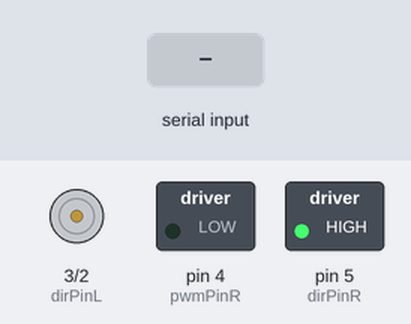
A program run on a simulated Teensy 4. Parts: direction and speed pins drawn as motors (green arrow = direction pin HIGH = forward, orange = LOW = backward, longer = more drive), switched loads named in the program (green lamp = pin HIGH). The test bench sets the inputs (shaded band).

Above: at 1.2 s.
1.3 s: "V,45\n" received over Serial
At 1.45 s:
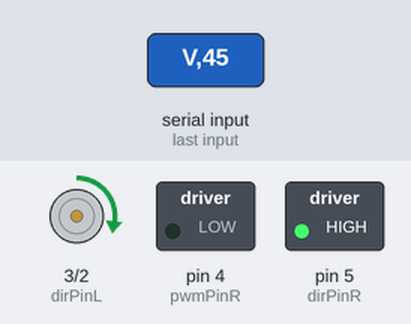
At 3.3 s:
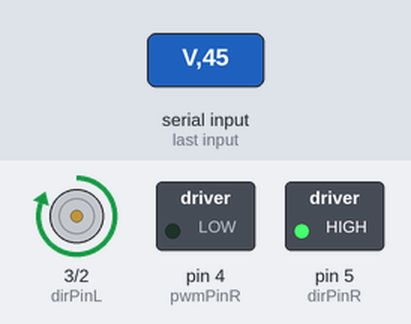
Timing chart, 0 to 9.5 s (numbered marks = the images above; inputs shaded):
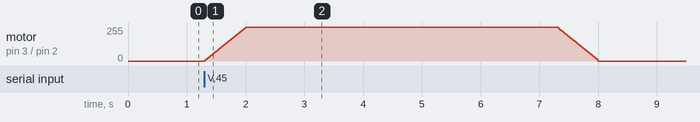

The program:

main.cpp
```cpp
/*********************************
//Dynamic Protportional Motor Speed Controller for Chick-fil-a delivery robot
//Uses built-in encoders on wheel and PWM&direction style motor driver
//Designed to run on Teensy 4.0
//Author: Josh Blackburn
//Date Created: 2/10/2022
//Last Updated:
*********************************/

//Libraries to include
#include <Arduino.h>  //required in VsCode

//Pin Definitions
#define pwmPinL 2
#define dirPinL 3
#define pwmPinR 4
#define dirPinR 5
//Constants Definitions
#define loop_hz 50
#define serial_dead_time 3350

//Global Variables
unsigned long previousLoopTime = 0; //used to ensure feedback loop is run at loop_hz
unsigned long commTimer = 0; //used to stop robot if communication is lost for longer than serial_dead_time
double targetSpeedL = 0; //initial target speed
double targetSpeedR = 0;

int parseSerial() {
//Parses incoming serial commands
//message structure: | Velocity command: V,leftspeed,rightspeed,** | Reset Command: R,checksum
//velocities should be in millimeters/second   example message: "V,250,-500,**" sets rightspeed to 250mm/s and leftspeed to -500mm/s
  //read incoming serial data into a c string
  char incomingString[16];
  byte i = 0;
  while(Serial.available() > 0) {
    incomingString[i] = Serial.read();
    i++;
    delayMicroseconds(50); //prevent reading the serial data faster than it's arriving
  }
  Serial1.println(incomingString);
  //parse the c string
  char* pch;
  char* chrt[4];
  int count = 0;
  pch = strtok (incomingString,",");
  while (pch != NULL)  {
    chrt[count] = pch;
    pch = strtok (NULL, ",");
    count++;
  }
  //act based on the indicator char
  char indicator = chrt[0][0];
  if(indicator == 'V') {
    targetSpeedL = atof(chrt[1]);
    targetSpeedR = atof(chrt[2]);
  }
  else {
    return -1;
  }
  return 1; //return 1 if velocity command sucessfully parsed
}

void setup() {
  //serial used for USB communications to receive commands and report encoder counts
  Serial.begin(115200);
  Serial1.begin(115200);
  pinMode(pwmPinL, OUTPUT);
  pinMode(dirPinL, OUTPUT);
  analogWriteResolution(10); //10 bit gives 0-1023 range, higher resolution than the 256 of typical 8 bit
  analogWriteFrequency(pwmPinL, 146484.38); //frequency pulled from https://www.pjrc.com/teensy/td_pulse.html for 10 bit teensy 4.0 @ 600MHz
  pinMode(pwmPinR, OUTPUT);
  pinMode(dirPinR, OUTPUT);
  analogWriteFrequency(pwmPinR, 146484.38);
  commTimer = millis();
  digitalWrite(dirPinL, 1);
  digitalWrite(dirPinR, 1);
}
void loop() {
  if(millis() - previousLoopTime > (1000/loop_hz)) {
    previousLoopTime = millis();
    if(millis() - commTimer > serial_dead_time) {
      targetSpeedL = targetSpeedR = 0;
    }
    if(Serial.available() > 0) {
      if(parseSerial() == 1) {
        commTimer = millis();
      }
    }
    static bool dirL = 1;
    if(targetSpeedL < 0) {
      dirL = 0;
    }
    else if(targetSpeedL > 0) {
      dirL = 1;
    }
    else {
      dirL = dirL;
    }
    int PWML_target = (int)(910.0*abs(targetSpeedL) + 45);
    static int PWML = 0;
    const int step = 30;
    if(PWML < PWML_target - step) {
      PWML += step;
    }
    else if(PWML > PWML_target + step) {
      PWML -= step;
    }
    else {
      PWML = PWML_target;
    }
    static bool dirR = 1;
    if(targetSpeedR < 0) {
      dirR = 0;
    }
    else if(targetSpeedR > 0) {
      dirR = 1;
    }
    else {
      dirR = dirR;
    }
    int PWMR_target = (int)(910.0*abs(targetSpeedR) + 45);
    static int PWMR = 0;
    if(PWMR < PWMR_target - step) {
      PWMR += step;
    }
    else if(PWMR > PWMR_target + step) {
      PWMR -= step;
    }
    else {
      PWMR = PWMR_target;
    }
    if(PWML < 50 && PWML_target < 50) {
      PWML = 0;
    }
    if(PWMR < 50 && PWMR_target < 50) {
      PWMR = 0;
    }

    digitalWrite(dirPinL, dirL);
    analogWrite(pwmPinL, PWML);
    digitalWrite(dirPinR, dirR);
    analogWrite(pwmPinR, PWMR);
  }
}//V,0.2,-0.25,**
```

Measured:
- after the input at 1.3 s, motor on pin 3 (dirPinL) / pin 2 (pwmPinL): rises from stopped to forward 255/255 in 0.72 s, then falls to stopped in 6.0 s
